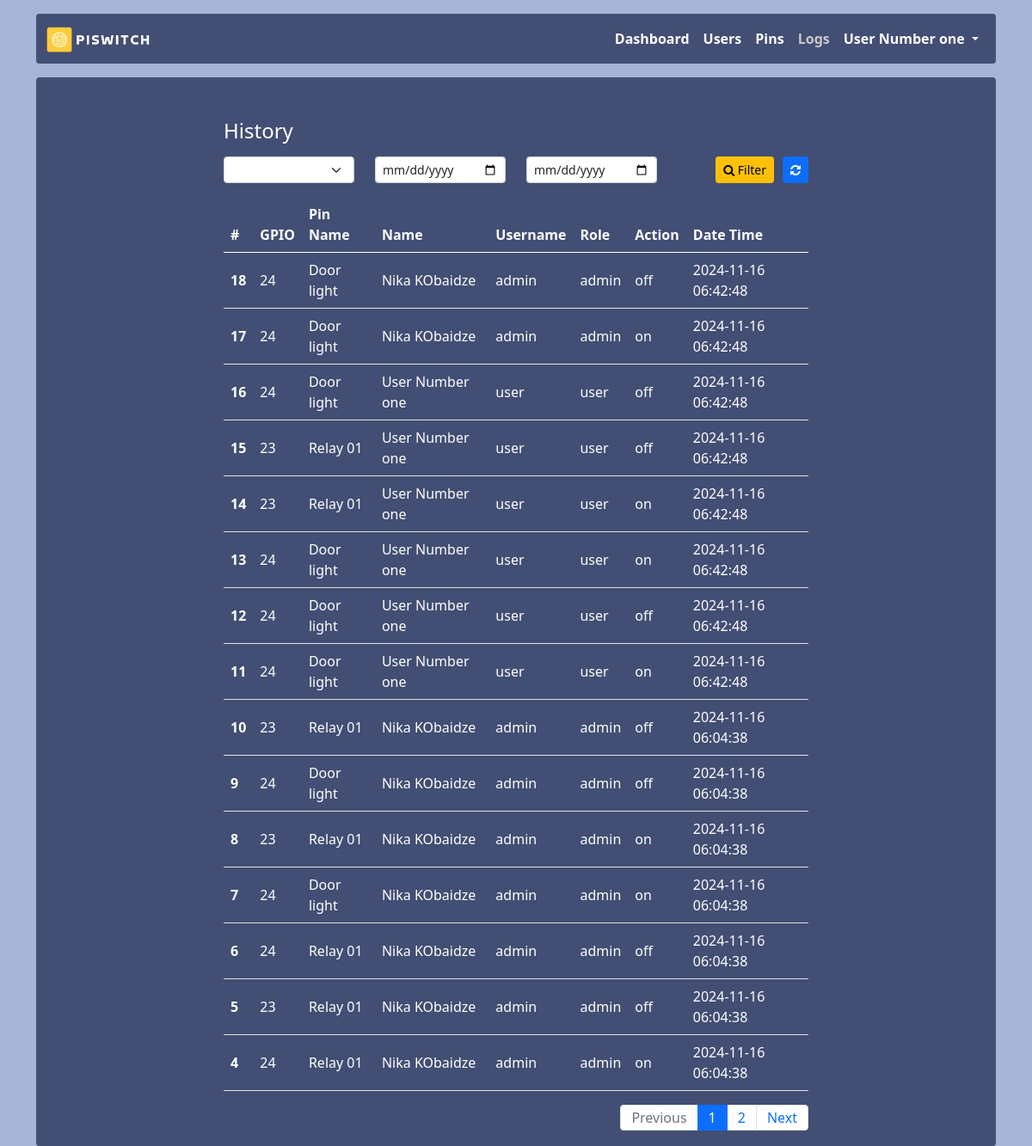
Screenshot of /logs (signed in) with the database file from the repository.
### app.py (models this page shows, shortened)
class Logs(db.Model):
    id = db.Column(db.Integer, primary_key = True)
    pin_number = db.Column(db.String(255))
    pin_name = db.Column(db.String(255))
    name = db.Column(db.String(255))
    username = db.Column(db.String(20))
    role = db.Column(db.String(20))
    action = db.Column(db.String(20))
    created_at = db.Column(db.DateTime, default=datetime.utcnow())

### app.py (the view)
@app.route('/logs')
@login_required
def logs():
    filter = {}
    page = request.args.get('page', 1, type=int)  # Get current page from request, default is 1
    per_page = 15  # Number of items per page
    date_from = request.args.get('date_from')
    filter['date_from'] = date_from
    date_to = request.args.get('date_to')
    filter['date_to'] = date_to
    gpio = request.args.get('gpio')
    logs = Logs.query
    if gpio:
        filter['gpio'] = int(gpio)
        logs = logs.filter_by(pin_number=gpio)
    if date_from and date_from != 'None':
        date_from = datetime.strptime(date_from, "%Y-%m-%d")
        logs = logs.filter(func.date(Logs.created_at) >= date_from)
    if date_to and date_to != 'None':
        date_to = datetime.strptime(date_to, "%Y-%m-%d")
        logs = logs.filter(func.date(Logs.created_at) <= date_to)
    logs = logs.order_by(Logs.id.desc()).paginate(page=page, per_page=per_page)
    pins = Pins.query.all()
    return render_template('logs/logs.html', logs=logs, pins=pins, filter=filter)

### app.py (called while the page is built)
def login_required(f):
    @wraps(f)
    def decorated_function(*args, **kwargs):
        if session.get("user_id") is None:
            return redirect("/login")
        return f(*args, **kwargs)
    return decorated_function

### templates/logs/logs.html (shortened to what this page needs)
{% extends 'layout.html' %}
{% block content %}
<h4 class="mb-3">History</h4>
<div class="col-md-12">
    <form action="{{url_for('logs')}}" method="get">
        <div class="row">
            <div class="col-sm-3">
                <select class="form-select form-select-sm" name="gpio" id="gpio">
                    <option value=""></option>
                    {% for pin in pins %}
                        <option  value="{{pin.gpio}}" {% if filter['gpio'] == pin.gpio %} selected {% endif %}>{{pin.gpio}} - {{pin.name}}</option>
                    {% endfor %}
                </select>
            </div>
            <div class="col-sm-3">
                <input type="date" name="date_from" class="form-control form-control-sm" id="date_from" value="{{ filter['date_from'] }}"  id="datepicker" width="276" />
            </div>
            <div class="col-sm-3">
                <input type="date" name="date_to" class="form-control form-control-sm" id="date_to" value="{{ filter['date_to'] }}" />
            </div>
            <div class="col-sm-3">
                <a href="{{ url_for('logs')}}" class="btn btn-sm btn-primary float-end ml-10"><i class="fa fa-refresh" aria-hidden="true"></i></a>
                <button type="submit" class="btn btn-sm btn-warning float-end "><i class="fa fa-search" aria-hidden="true"></i> Filter</button>
            </div>
        </div>
    </form>
</div>
<table class="table mt-3">
    <thead>
        <tr>
            <th scope="col">#</th>
            <th scope="col">GPIO</th>
            <th scope="col">Pin Name</th>
            <th scope="col">Name</th>
            <th scope="col">Username</th>
            <th scope="col">Role</th>
            <th scope="col">Action</th>
            <th scope="col">Date Time</th>
        </tr>
    </thead>
    <tbody>
        {% for log in logs%}
            <tr>
                <th scope="row">{{log.id}}</th>
                <td>{{log.pin_number}}</td>
                <td>{{log.pin_name}}</td>
                <td>{{log.name}}</td>
                <td>{{log.username}}</td>
                <td>{{log.role}}</td>
                <td>{{log.action}}</td>
                <td>{{log.created_at.strftime("%Y-%m-%d %H:%M:%S")}}</td>
            </tr>
        {% endfor %}
    </tbody>
</table>
        <nav aria-label="Page navigation example">
    <ul class="pagination float-end">
        {% if logs.has_prev %}
        <li class="page-item">
            <a class="page-link" href="?page={{ logs.prev_num }}&gpio={{filter.gpio}}&date_from={{ filter.date_from }}&date_to={{ filter.date_to }}">Previous</a>
        </li>
        {% else %}
        <li class="page-item disabled"><span class="page-link">Previous</span></li>
        {% endif %}
        {% for page_num in logs.iter_pages() %}
        {% if page_num %}
        {% if page_num != logs.page %}
        <li class="page-item"><a class="page-link" href="?page={{ page_num }}&gpio={{filter.gpio}}&date_from={{ filter.date_from }}&date_to={{ filter.date_to }}">{{ page_num }}</a></li>
        {% else %}
        <li class="page-item active" aria-current="page">
            <span class="page-link">{{ page_num }}</span>
        </li>
        {% endif %}
        {% else %}
        <li class="page-item disabled"><span class="page-link">...</span></li>
        {% endif %}
        {% endfor %}
        {% if logs.has_next %}
        <li class="page-item">
            <a class="page-link" href="?page={{ logs.next_num }}&gpio={{filter.gpio}}&date_from={{ filter.date_from }}&date_to={{ filter.date_to }}">Next</a>
        </li>
        {% else %}
        <li class="page-item disabled"><span class="page-link">Next</span></li>
        {% endif %}
    </ul>
</nav>
{% endblock %}

### static/css/style.css (style rules this page uses)
body { background-color: #a7b3d7; color: #fff !important; }
.table { color: #fff !important; }
.table>tbody>tr>th, .table>tbody>tr>td { vertical-align: middle; }
.ml-10 { margin-left: 10px; }
.page-item { line-height: 1; }

### rows the page displays
Logs: id "18", pin_number "24", pin_name "Door light", name "Nika KObaidze", username "admin", role "admin", action "off", created_at "2024-11-16 06:42:48"
Logs: id "17", pin_number "24", pin_name "Door light", name "Nika KObaidze", username "admin", role "admin", action "on", created_at "2024-11-16 06:42:48"
Logs: id "16", pin_number "24", pin_name "Door light", name "User Number one", username "user", role "user", action "off", created_at "2024-11-16 06:42:48"
Logs: id "15", pin_number "23", pin_name "Relay 01", name "User Number one", username "user", role "user", action "off", created_at "2024-11-16 06:42:48"
Logs: id "14", pin_number "23", pin_name "Relay 01", name "User Number one", username "user", role "user", action "on", created_at "2024-11-16 06:42:48"
Logs: id "13", pin_number "24", pin_name "Door light", name "User Number one", username "user", role "user", action "on", created_at "2024-11-16 06:42:48"
Logs: id "12", pin_number "24", pin_name "Door light", name "User Number one", username "user", role "user", action "off", created_at "2024-11-16 06:42:48"
Logs: id "11", pin_number "24", pin_name "Door light", name "User Number one", username "user", role "user", action "on", created_at "2024-11-16 06:42:48"
Logs: id "10", pin_number "23", pin_name "Relay 01", name "Nika KObaidze", username "admin", role "admin", action "off", created_at "2024-11-16 06:04:38"
Logs: id "9", pin_number "24", pin_name "Door light", name "Nika KObaidze", username "admin", role "admin", action "off", created_at "2024-11-16 06:04:38"
Logs: id "8", pin_number "23", pin_name "Relay 01", name "Nika KObaidze", username "admin", role "admin", action "on", created_at "2024-11-16 06:04:38"
Logs: id "7", pin_number "24", pin_name "Door light", name "Nika KObaidze", username "admin", role "admin", action "on", created_at "2024-11-16 06:04:38"
Logs: id "6", pin_number "24", pin_name "Relay 01", name "Nika KObaidze", username "admin", role "admin", action "off", created_at "2024-11-16 06:04:38"
Logs: id "5", pin_number "23", pin_name "Relay 01", name "Nika KObaidze", username "admin", role "admin", action "off", created_at "2024-11-16 06:04:38"
Logs: id "4", pin_number "24", pin_name "Relay 01", name "Nika KObaidze", username "admin", role "admin", action "on", created_at "2024-11-16 06:04:38"

### other values shown
{{ session.name }} "User Number one"
{{ page_num }} "1"
{{ page_num }} "2"
